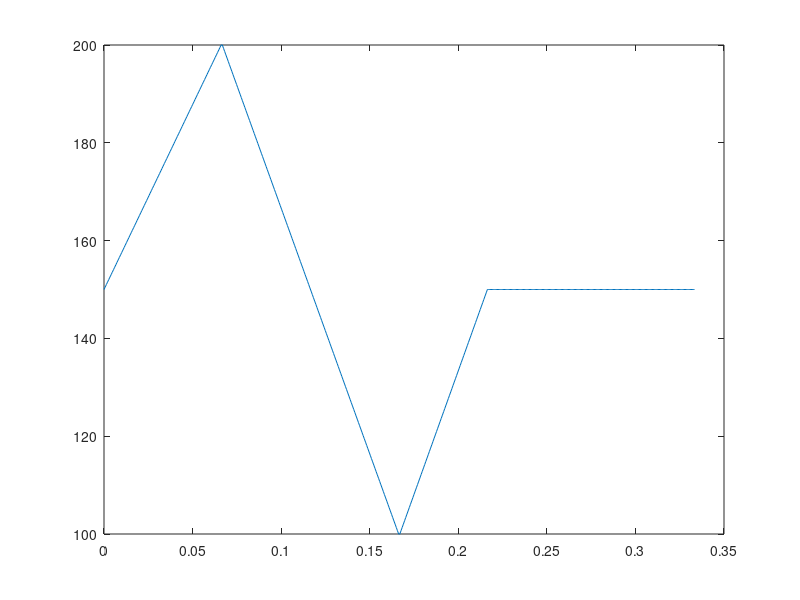

Source code (MATLAB): (Note: this script raises an error after producing the figure.)
clc
clear
close all
%% Params

f = 3.0; % Hz
T = 1/f;

N = 500;
publish_rate = f*N

V_thrust = 750; % mm/s
V_swing = 1000; % mm/s
V_return = 1000; % mm/s

L_touchdown = 150; % mm
L_liftoff = 200; % mm
L_swing = 100; % mm


%% Calculation

h = L_touchdown*ones(N,1);
t = linspace(0,T,N);

% thrust phase (1)
dh_thrust = L_liftoff - L_touchdown;
T_thrust = dh_thrust / V_thrust;
i_thrust = int32(T_thrust / T * N);
t_thrust = linspace(0,T_thrust,i_thrust);
h(1:i_thrust) = L_touchdown + (t_thrust/T_thrust).*(dh_thrust);

% swing phase (2)
dh_swing = L_swing - L_liftoff;
T_swing = -dh_swing / V_swing;
i_swing = int32(T_swing / T * N);
t_swing = -linspace(0,T_swing,i_swing);
h(i_thrust+1:i_thrust+i_swing) = L_liftoff - (t_swing/T_swing).*dh_swing;

% return phase (3)
dh_return = L_touchdown - L_swing;
T_return = dh_return / V_return;
i_return = int32(T_return / T * N);
t_return = linspace(0,T_return,i_return);
h(i_thrust+i_swing+1:i_thrust+i_swing+i_return) = L_swing + (t_return/T_return).*dh_return;

%% Visualize

figure
plot(t,h)


%% Save

x = zeros(N,1);
z = zeros(N,1);
dat = [x -h z];
writematrix(dat, 'hop-test.csv', 'Delimiter', ',')
